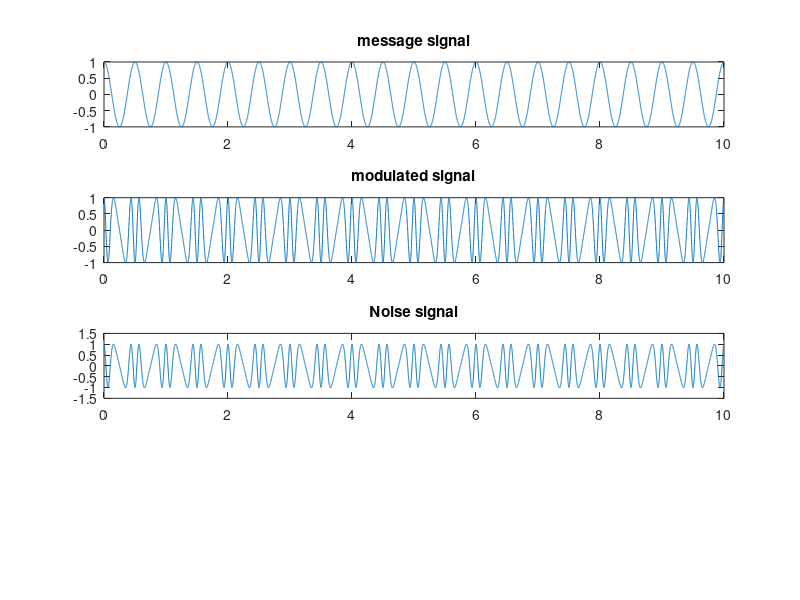

The MATLAB source for this figure: (Note: this script raises an error after producing the figure.)
clc;
clear;
fm = 2;
fc = 5;
fs = 1000;
t = (0:1/fs:10);
m=  cos(2*pi*fm*t); %%message signal
kf= pi;
subplot(4,1,1);
plot(t,m);
title('message signal');
%%s = fmmod(m,fc,fs,kf);
s=cos((2*pi*fc*t)+(kf/fm)*sin(2*pi*fm*t)); %%Modulated signal
subplot(4,1,2);
plot(t,s);
title('modulated signal');
N= awgn(s,100); %%Adding white Gaussian noise to the signal
subplot(4,1,3);
plot(t,N);
title('Noise signal');
z = fmdemod(N,fc,fs,kf); %% demodulated signal
subplot(4,1,4);
plot(t,z);
title('demodulated signal');